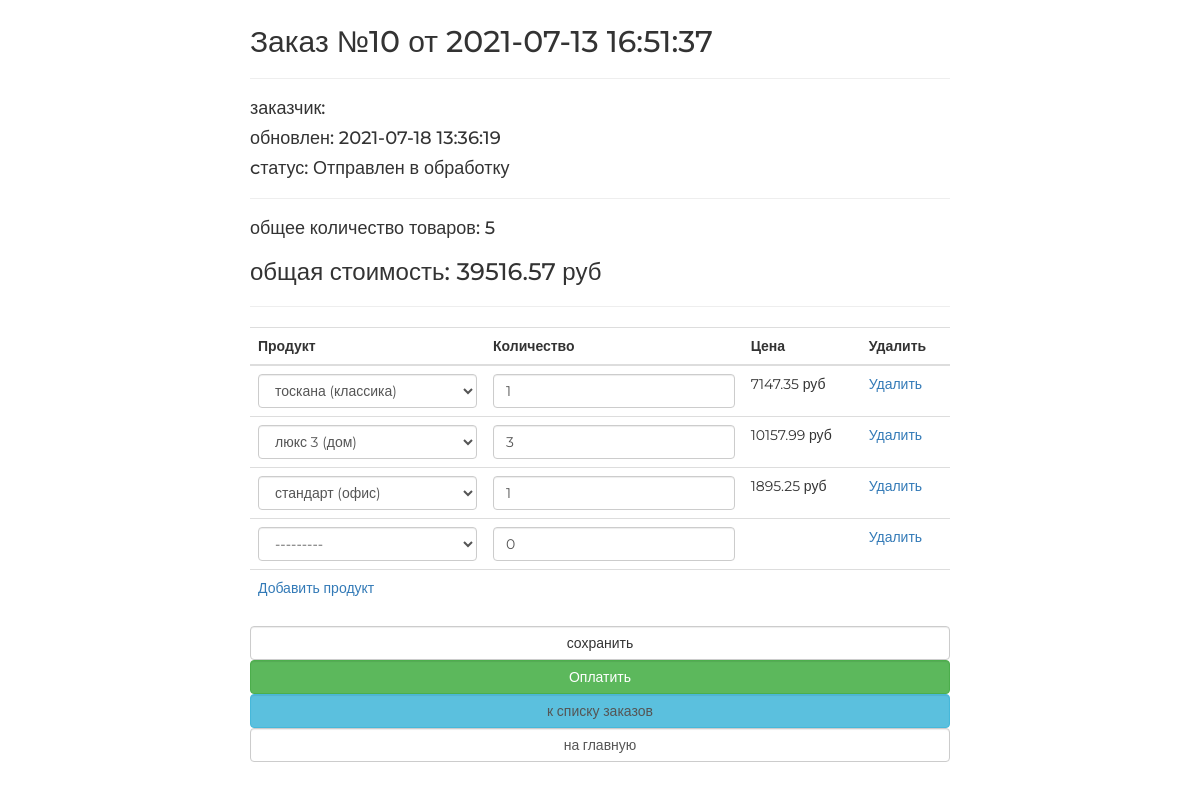
Page /order/update/10/ on the committed database.
### ordersapp/models.py (models this page shows, shortened)
class Order(models.Model):
    FORMING = 'FM'
    SENT_TO_PROCEED = 'STP'
    PROCEEDED = 'PRD'
    PAID = 'PD'
    READY = 'RD'
    CANCEL = 'CNC'
    DELIVERED = 'DVD'
    STATUSES = (
        (FORMING, 'Формируется'),
        (SENT_TO_PROCEED, 'Отправлен в обработку'),
        (PROCEEDED, 'Обработан'),
        (PAID, 'Оплачен'),
        (READY, 'Готов к выдаче'),
        (CANCEL, 'Отменен'),
        (DELIVERED, 'Выдан'),
    )
    user = models.ForeignKey(settings.AUTH_USER_MODEL, on_delete=models.CASCADE)
    created = models.DateTimeField(auto_now_add=True, verbose_name='Создан')
    updated = models.DateTimeField(auto_now=True, verbose_name='Обновлен')
    is_active = models.BooleanField(default=True)
    status = models.CharField(choices=STATUSES, default=FORMING, verbose_name="Cтатус", max_length=3)
    def get_total_cost(self):
        _items = self.orderitems.select_related()
        _totalcost = sum(list(map(lambda x: x.get_product_cost(), _items)))
        return _totalcost
    def get_summary(self):
        items = self.orderitems.select_related()
        return {
            'total_cost': sum(list(map(lambda x: x.quantity * x.product.price, items))),
            'total_quantity': sum(list(map(lambda x: x.quantity, items)))
        }

### mainapp/models.py (models this page shows)
class Product(models.Model):
    category = models.ForeignKey(ProductCategory, on_delete=models.CASCADE)
    name = models.CharField(verbose_name='имя продукта', max_length=128)
    image = models.ImageField(upload_to='products_images', blank=True)
    short_desc = models.CharField(verbose_name='краткое описание продукта', max_length=60, blank=True)
    description = models.TextField(verbose_name='описание продукта', blank=True)
    price = models.DecimalField(verbose_name='цена продукта', max_digits=8, decimal_places=2, default=0)
    quantity = models.PositiveIntegerField(verbose_name='количество на складе', default=0)
    is_active = models.BooleanField(verbose_name='категория активна', default=True, db_index=True)
    def __str__(self):
        return "{} ({})".format(self.name, self.category.name)

### ordersapp/views.py (the view, shortened to what this page needs)
# urls.py: path('update/<pk>/', ordersapp.OrderUpdate.as_view(), name='update'),
class OrderUpdate(UpdateView):
    model = Order
    success_url = reverse_lazy('order:list')
    fields = ()
    def get_context_data(self, **kwargs):
        data = super().get_context_data(**kwargs)
        OrderFormSet = inlineformset_factory(Order, OrderItem, form=OrderItemEditForm, extra=1)
        if self.request.POST:
            data['orderitems'] = OrderFormSet(self.request.POST, instance=self.object)
        else:
            queryset = self.object.orderitems.select_related()
            orderitems_formset = OrderFormSet(instance=self.object, queryset=queryset)
            for form in orderitems_formset.forms:
                if form.instance.pk:
                    form.initial['price'] = form.instance.product.price
            data['orderitems'] = orderitems_formset
        return data

### mainapp/context_processors.py (called while the page is built)
def basket(request):
    print(f'context processor basket works')
    basket = []
    if request.user.is_authenticated:
        basket = Basket.objects.filter(user=request.user)
    return {
        'basket': basket,
    }

### ordersapp/models.py (called while the page is built)
    def get_product_cost(self):
        return self.product.price * self.quantity

### ordersapp/templates/ordersapp/order_form.html (shortened to what this page needs)
{% extends "ordersapp/base.html" %}
{% load static %}
{% load cache %}
{% block content %}
   {% include 'ordersapp/includes/inc_order_summary.html' %}
   <div class="order_form">
       <form action="" method="post">
           <table class="table">
               {% for form in orderitems.forms %}
                   {% if forloop.first %}
                       <thead>
                       <tr>
                           {% for field in form.visible_fields %}
                               <th class="{% cycle 'td1' 'td2' 'td3' 'td4' %} order formset_td">
                                   {{ field.label|capfirst }}
                               </th>
                           {% endfor %}
                       </tr>
                       </thead>
                   {% endif %}
                   <tr class="formset_row">
                       {% for field in form.visible_fields %}
                           <td class="{% cycle 'td1' 'td2' 'td3' 'td4' %} order formset_td">
                               {% if field.name != 'price' %}
                                    {% if field.name == 'product' %}
                                        {% cache 3600 orderitemform_product field.value %}
                                            {{ field }}
                                        {% endcache %}
                                    {% else %}
                                        {{ field }}
                                    {% endif %}
                               {% else %}
                                    {% if field.value %}
                                        <span class = "orderitems-{{ forloop.parentloop.counter0 }}-price">
                                            {{ field.value | default:"" }}
                                        </span> руб
                                    {% endif %}
                               {% endif %}
                           </td>
                       {% endfor %}
                   </tr>
               {% endfor %}
           </table>
           <button type="submit" value="сохранить" class="btn btn-default btn-round form-control last">сохранить</button>
           {% include 'ordersapp/includes/inc_order_actions.html' %}
       </form>
   </div>
{% endblock %}

### ordersapp/templates/ordersapp/includes/inc_order_summary.html (shortened to what this page needs)
{% if object %}
   <div class="h2">Заказ №{{ object.pk }} от {{ object.created|date:"Y-m-d H:i:s" }}</div>
   <hr>
   <div class="h4">заказчик: {{ user.last_name }} {{ user.first_name }} </div>
   <div class="h4">обновлен: {{ object.updated|date:"Y-m-d H:i:s" }}</div>
   <div class="h4">cтатус: {{ object.get_status_display }}</div>
   <hr>
    {% with object_summary=object.get_summary %}
       <div class="h4">
           общее количество товаров: <span class="order_total_quantity">{{ object_summary.total_quantity }}</span>
       </div>
       <div class="h3">
           общая стоимость: <span class="order_total_cost">{{ object_summary.total_cost }}</span> руб
       </div>
    {% endwith %}
{% endif %}
<hr>

### static/css/style.css (style rules this page uses)
* { margin: 0; padding: 0; }
body { font-family: 'Montserrat', sans-serif; }
html, body { height: 100%; }
table { width: 100%; }
td:first-child { width: 235px; }

### rows in the picture
Order: pk "10", created "2021-07-13 16:51:37", updated "2021-07-18 13:36:19", status "Отправлен в обработку"
Product: value "7147.35"
Product: value "10157.99"
Product: value "1895.25"

### other values in the picture
{{ object_summary.total_quantity }} "5"
{{ object_summary.total_cost }} "39516.57"
{{ field.label|capfirst }} "Продукт" "Количество" "Цена" "Удалить"
